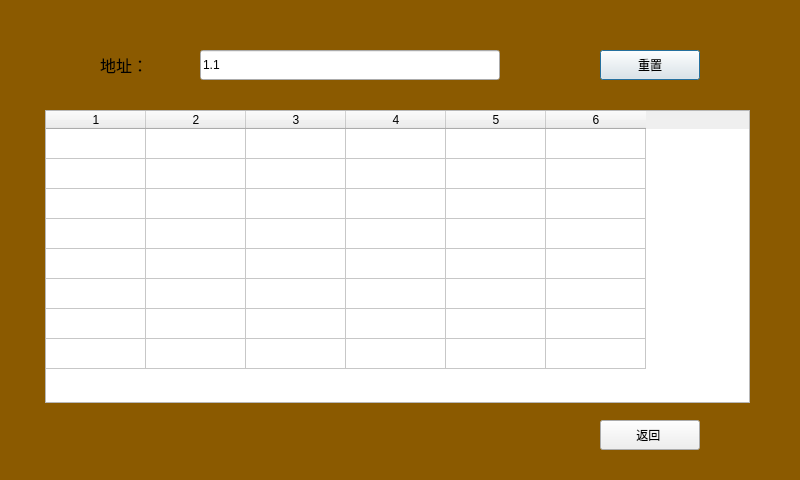
<?xml version="1.0" encoding="UTF-8"?>
<ui version="4.0">
 <class>DlgCanInfo</class>
 <widget class="QDialog" name="DlgCanInfo">
  <property name="geometry">
   <rect>
    <x>0</x>
    <y>0</y>
    <width>800</width>
    <height>480</height>
   </rect>
  </property>
  <property name="windowTitle">
   <string>Dialog</string>
  </property>
  <property name="styleSheet">
   <string notr="true"/>
  </property>
  <widget class="QTableWidget" name="tableWidget">
   <property name="geometry">
    <rect>
     <x>45</x>
     <y>110</y>
     <width>705</width>
     <height>293</height>
    </rect>
   </property>
   <property name="verticalScrollBarPolicy">
    <enum>Qt::ScrollBarAlwaysOff</enum>
   </property>
   <property name="horizontalScrollBarPolicy">
    <enum>Qt::ScrollBarAlwaysOff</enum>
   </property>
   <property name="autoScroll">
    <bool>true</bool>
   </property>
   <property name="showGrid">
    <bool>true</bool>
   </property>
   <property name="wordWrap">
    <bool>true</bool>
   </property>
   <property name="cornerButtonEnabled">
    <bool>true</bool>
   </property>
   <property name="rowCount">
    <number>8</number>
   </property>
   <property name="columnCount">
    <number>6</number>
   </property>
   <attribute name="horizontalHeaderVisible">
    <bool>true</bool>
   </attribute>
   <attribute name="horizontalHeaderHighlightSections">
    <bool>true</bool>
   </attribute>
   <attribute name="horizontalHeaderMinimumSectionSize">
    <number>20</number>
   </attribute>
   <attribute name="verticalHeaderVisible">
    <bool>false</bool>
   </attribute>
   <row/>
   <row/>
   <row/>
   <row/>
   <row/>
   <row/>
   <row/>
   <row/>
   <column/>
   <column/>
   <column/>
   <column/>
   <column/>
   <column/>
  </widget>
  <widget class="QLabel" name="lab_address">
   <property name="geometry">
    <rect>
     <x>100</x>
     <y>50</y>
     <width>50</width>
     <height>30</height>
    </rect>
   </property>
   <property name="text">
    <string>&lt;html&gt;&lt;head/&gt;&lt;body&gt;&lt;p&gt;&lt;span style=&quot; font-size:12pt;&quot;&gt;地址：&lt;/span&gt;&lt;/p&gt;&lt;/body&gt;&lt;/html&gt;</string>
   </property>
  </widget>
  <widget class="QLineEdit" name="ie_address">
   <property name="geometry">
    <rect>
     <x>200</x>
     <y>50</y>
     <width>300</width>
     <height>30</height>
    </rect>
   </property>
   <property name="text">
    <string>1.1</string>
   </property>
  </widget>
  <widget class="QPushButton" name="btn_address">
   <property name="geometry">
    <rect>
     <x>600</x>
     <y>50</y>
     <width>100</width>
     <height>30</height>
    </rect>
   </property>
   <property name="text">
    <string>重置</string>
   </property>
  </widget>
  <widget class="QPushButton" name="btn_Back">
   <property name="geometry">
    <rect>
     <x>600</x>
     <y>420</y>
     <width>100</width>
     <height>30</height>
    </rect>
   </property>
   <property name="text">
    <string>返回 </string>
   </property>
  </widget>
  <widget class="QLabel" name="label">
   <property name="geometry">
    <rect>
     <x>0</x>
     <y>0</y>
     <width>800</width>
     <height>480</height>
    </rect>
   </property>
   <property name="styleSheet">
    <string notr="true">background-color: rgb(139, 90, 0);</string>
   </property>
   <property name="text">
    <string/>
   </property>
  </widget>
  <zorder>label</zorder>
  <zorder>tableWidget</zorder>
  <zorder>lab_address</zorder>
  <zorder>ie_address</zorder>
  <zorder>btn_address</zorder>
  <zorder>btn_Back</zorder>
 </widget>
 <resources/>
 <connections/>
</ui>
